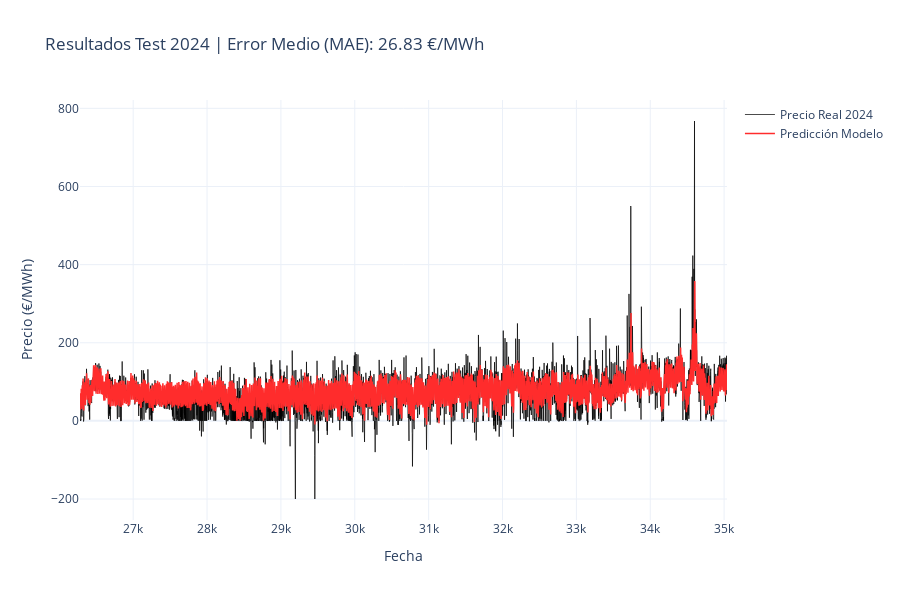

The notebook cell this image was saved under:
### Code cell
# 2. Preparar los datos de 2024 (TEST) replicando la ingeniería de features
print("📅 Generando predicciones para 2024...")

# A) Features base
X_test_2024 = test.drop(['timestamp', 'price'], axis=1, errors='ignore')

# B) Añadir Fourier (Crucial: Usar el índice para alinear)
X_test_2024 = pd.concat([X_test_2024, X_test_fourier.loc[test.index]], axis=1)

# C) Asegurar tipos categóricos
cat_cols_test = [c for c in cat_cols if c in X_test_2024.columns]
X_test_2024[cat_cols_test] = X_test_2024[cat_cols_test].astype('category')

# D) Crear Targets Reales 2024 (para calcular el error)
y_test_direct = create_direct_targets(test['price'])

# 3. Limpieza y Alineación Final
# Eliminamos las últimas 24h donde no tenemos target futuro
y_test_clean = y_test_direct.dropna()
X_test_aligned_2024 = X_test_2024.loc[y_test_clean.index]

# Limpieza de seguridad (borrar timestamp si se coló)
if 'timestamp' in X_test_aligned_2024.columns: 
    X_test_aligned_2024 = X_test_aligned_2024.drop('timestamp', axis=1)

# 4. Predecir 2024
preds_2024 = direct_model.predict(X_test_aligned_2024)

# 5. Resultados y Gráfica
# Calculamos MAE Global (promedio de las 24 horas predichas)
mae_global = mean_absolute_error(y_test_clean, preds_2024)
rmse_global = np.sqrt(mean_squared_error(y_test_clean, preds_2024))

# Para graficar, cogemos solo la predicción a t+1 (siguiente hora)
y_real_plot = y_test_clean.iloc[:, 0]
y_pred_plot = preds_2024.iloc[:, 0]

print(f"✅ ¡Hecho! MAE Global en 2024: {mae_global:.2f} €/MWh")
print(f"✅ ¡Hecho! RMSE Global en 2024: {rmse_global:.2f} €/MWh")

# Visualización
fig = go.Figure()
fig.add_trace(go.Scatter(x=y_real_plot.index, y=y_real_plot, name='Precio Real 2024', 
                         line=dict(color='black', width=1), opacity=0.7))
fig.add_trace(go.Scatter(x=y_pred_plot.index, y=y_pred_plot, name='Predicción Modelo', 
                         line=dict(color='#ff2c2c', width=1.5)))

fig.update_layout(
    title=f"Resultados Test 2024 | Error Medio (MAE): {mae_global:.2f} €/MWh",
    xaxis_title="Fecha",
    yaxis_title="Precio (€/MWh)",
    template="plotly_white",
    height=600
)
fig.show()

### Figure 1 — Plotly figure (JSON) as saved in the notebook; plotly's stock layout.template omitted (floating-point values rounded to 4 significant figures; data arrays with more than 128 entries replaced by an {"elided": "..."} marker saying what was removed)
{"data": [{"line": {"color": "black", "width": 1}, "name": "Precio Real 2024", "opacity": 0.7, "type": "scatter", "x": {"elided": "8760 int values"}, "y": {"elided": "8760 float values"}}, {"line": {"color": "#ff2c2c", "width": 1.5}, "name": "Predicción Modelo", "type": "scatter", "x": {"elided": "8760 int values"}, "y": {"elided": "8760 float values"}}], "layout": {"height": 600, "title": {"text": "Resultados Test 2024 | Error Medio (MAE): 26.83 €/MWh"}, "xaxis": {"title": {"text": "Fecha"}}, "yaxis": {"title": {"text": "Precio (€/MWh)"}}}}
